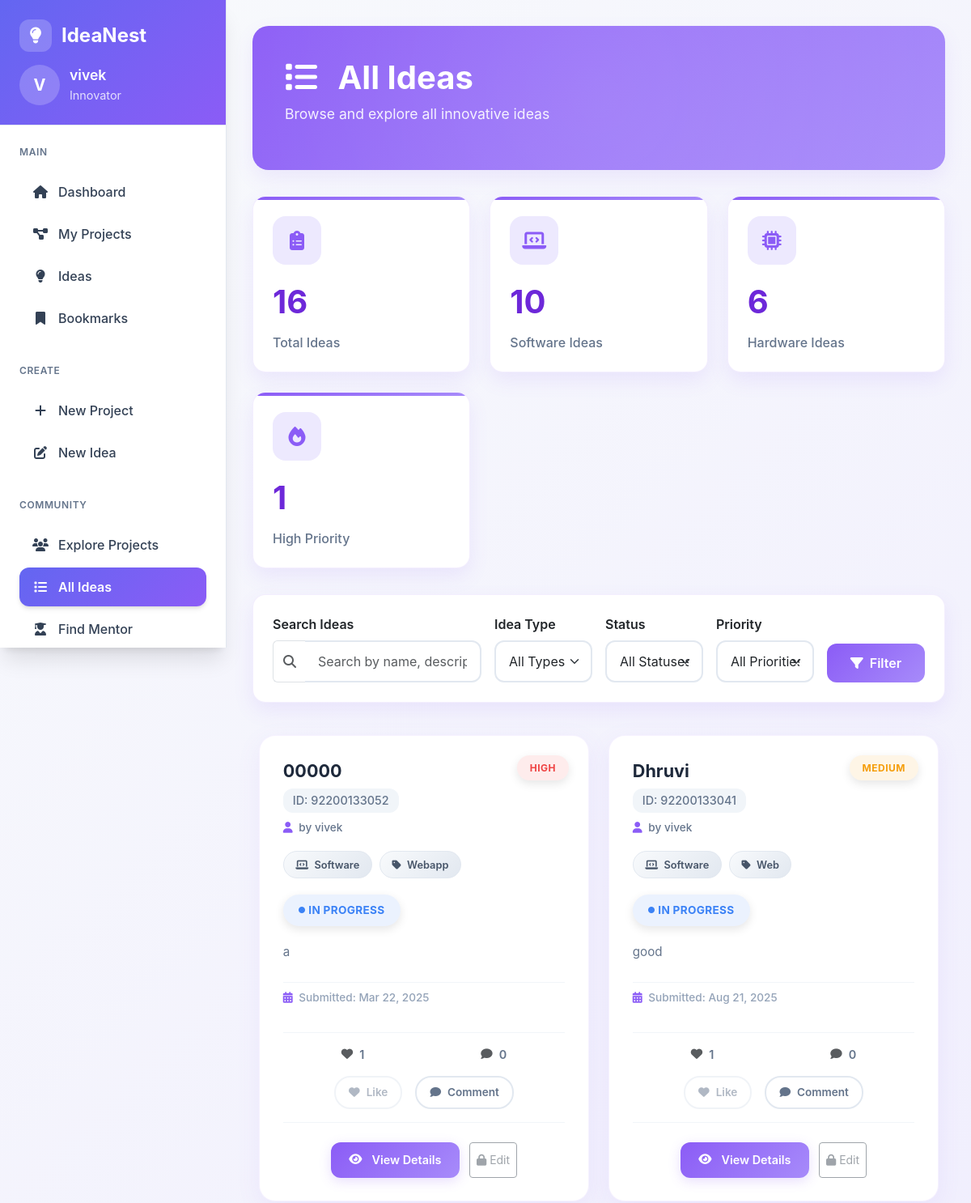
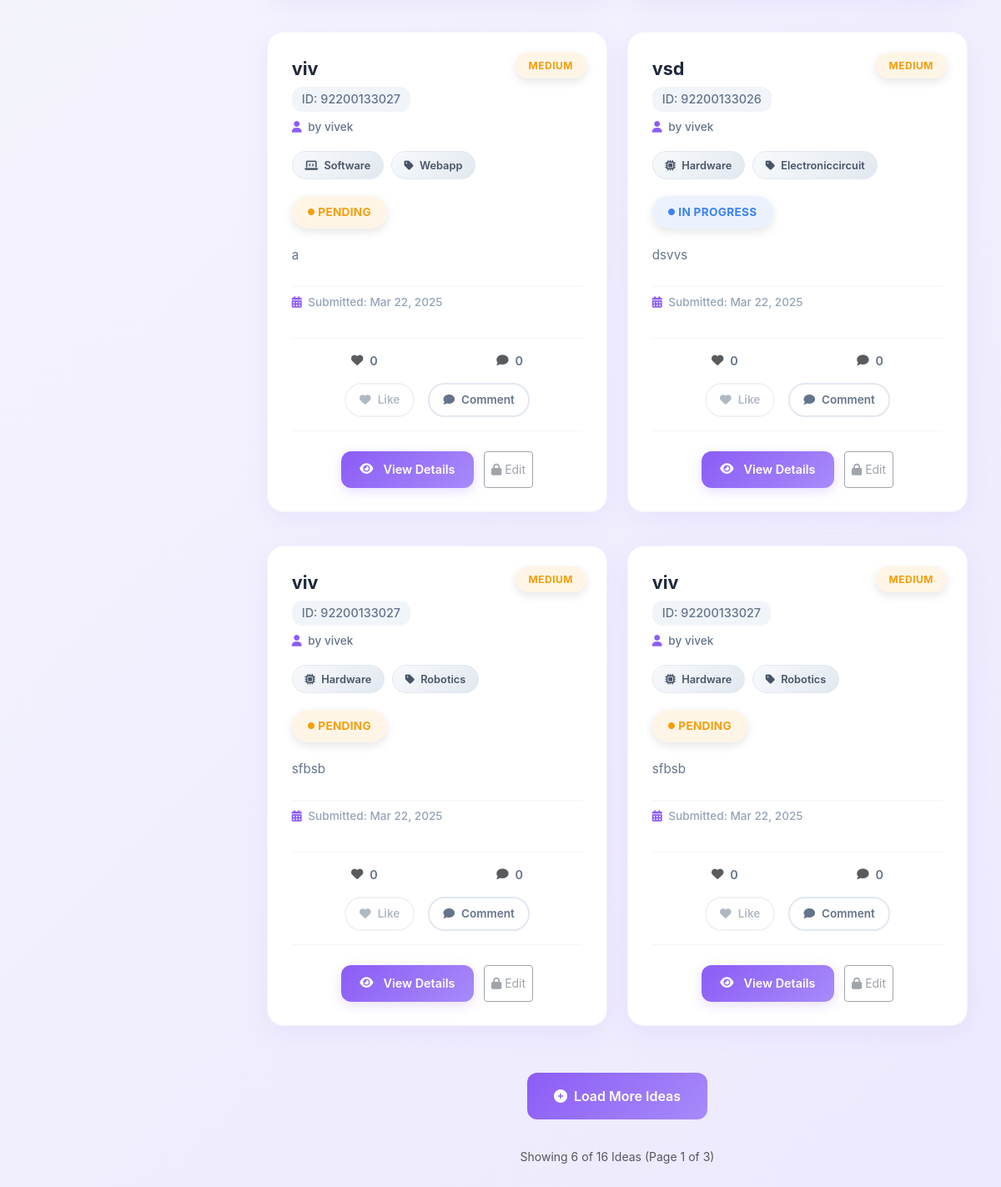
Screenshot of /user/Blog/list-project.php with the database file from the repository (2 pictures, top to bottom).
### tables this page shows
CREATE TABLE `blog` (
                        `id` int(11) NOT NULL,
                        `user_id` int(11) NOT NULL,
                        `er_number` varchar(50) NOT NULL,
                        `project_name` varchar(100) NOT NULL,
                        `project_type` enum('software','hardware') NOT NULL,
                        `classification` varchar(50) NOT NULL,
                        `description` text NOT NULL,
                        `submission_datetime` datetime NOT NULL,
                        `status` enum('pending','in_progress','completed','rejected') DEFAULT 'pending',
                        `priority1` enum('low','medium','high') DEFAULT 'medium',
                        `assigned_to` varchar(100) DEFAULT NULL,
                        `completion_date` date DEFAULT NULL,
                        `created_at` timestamp NULL DEFAULT current_timestamp(),
                        `updated_at` timestamp NULL DEFAULT current_timestamp() ON UPDATE current_timestamp(),
                        `title` varchar(255) DEFAULT NULL,
                        `content` text DEFAULT NULL
);

CREATE TABLE `register` (
                            `id` int(11) NOT NULL,
                            `name` varchar(100) NOT NULL,
                            `email` varchar(100) NOT NULL,
                            `enrollment_number` varchar(50) NOT NULL,
                            `gr_number` varchar(50) NOT NULL,
                            `password` varchar(255) NOT NULL,
                            `about` varchar(500) NOT NULL,
                            `phone_no` varchar(20) DEFAULT NULL,
                            `department` varchar(100) DEFAULT NULL,
                            `passout_year` year(4) NOT NULL,
                            `user_image` text NOT NULL DEFAULT '',
                            `google_id` varchar(255) DEFAULT NULL,
                            `email_notifications` tinyint(1) DEFAULT 1,
                            `last_notification_sent` datetime DEFAULT NULL,
                            `github_token` text DEFAULT NULL,
                            `role` enum('student','mentor','admin') DEFAULT 'student',
                            `expertise` text DEFAULT NULL,
                            `mentor_rating` decimal(3,2) DEFAULT 0.00,
                            `is_available` tinyint(1) DEFAULT 1,
                            `github_username` varchar(100) DEFAULT NULL,
                            `github_profile_url` varchar(255) DEFAULT NULL,
                            `github_repos_count` int(11) DEFAULT 0,
                            `github_last_sync` timestamp NULL DEFAULT NULL
);

### user/Blog/list-project.php (the view, shortened to what the rows shown need)
<?php
$basePath = '../';
include $basePath . 'layout.php';
            ?>
        <?php endforeach;
function createDBConnection() {
    $servername = "localhost";
    $username = "root";
    $password = "";
    $dbname = "ideanest";
    try {
        $conn = new mysqli($servername, $username, $password, $dbname);
        return $conn;
    } catch (Exception $e) {
        error_log("Database connection error: " . $e->getMessage());
        return false;
    }
}
function getStatusClass($status) {
    switch ($status) {
        case 'pending': return 'status-pending';
        case 'in_progress': return 'status-in_progress';
    }
}
function getPriorityClass($priority) {
    switch ($priority) {
        case 'high': return 'priority-high';
        case 'medium': return 'priority-medium';
    }
}
function formatDate($date) {
    try {
        return date('M d, Y', strtotime($date));
    } catch (Exception $e) {
        return 'N/A';
    }
}
function truncateText($text, $length = 150) {
    if (strlen($text) <= $length) {
        return $text;
    }
    return substr($text, 0, $length) . '...';
}
?>
<!DOCTYPE html>
<html lang="en">
<head>
    <link href="https://cdn.jsdelivr.net/npm/bootstrap@5.3.0/dist/css/bootstrap.min.css" rel="stylesheet">
    <link rel="stylesheet" href="https://cdnjs.cloudflare.com/ajax/libs/font-awesome/6.4.0/css/all.min.css">
    <link rel="stylesheet" href="../../assets/css/list_project.css">
    <link rel="stylesheet" href="../../assets/css/layout_user.css">
</head>
<body>
<div class="main-content">
    <?php
    $current_user_id = isset($_SESSION['user_id']) ? $_SESSION['user_id'] : null;
    $projects = [];
    $page = isset($_GET['page']) ? max(1, (int)$_GET['page']) : 1;
    $per_page = 6;
    $offset = ($page - 1) * $per_page;
    try {
        $conn = createDBConnection();
        $where_conditions = ["1=1"];
        $params = [];
        $types = "";
        $where_clause = implode(" AND ", $where_conditions);
        $sql = "SELECT b.*, r.id as owner_id, r.name as owner_name,
                       (SELECT COUNT(*) FROM idea_likes WHERE idea_id = b.id) as like_count,
                       (SELECT COUNT(*) FROM idea_comments WHERE idea_id = b.id) as comment_count,
                       " . ($current_user_id ? "(SELECT COUNT(*) FROM idea_likes WHERE idea_id = b.id AND user_id = ?) as user_liked" : "0 as user_liked") . "
                FROM blog b
                LEFT JOIN register r ON b.user_id = r.id
                WHERE " . $where_clause . " ORDER BY
                CASE b.priority1 WHEN 'high' THEN 1 WHEN 'medium' THEN 2 WHEN 'low' THEN 3 END,
                b.submission_datetime DESC
                LIMIT ? OFFSET ?";
        $final_params = [];
        $final_types = "";
        $final_params = array_merge($final_params, $params);
        $final_types .= $types;
        $final_params[] = $per_page;
        $final_params[] = $offset;
        $final_types .= "ii";
        if (!empty($final_params)) {
            $stmt = $conn->prepare($sql);
            $stmt->bind_param($final_types, ...$final_params);
            $stmt->execute();
            $result = $stmt->get_result();
            $projects = $result->fetch_all(MYSQLI_ASSOC);
        }
    } catch (Exception $e) {
        $error_message = "Error: " . $e->getMessage();
        error_log("Projects page error: " . $e->getMessage());
    }
    ?>
    <div class="page-header">
        <h1 class="page-title">
            <i class="fas fa-list me-3"></i>
            All Ideas
        </h1>
    </div>
    <div id="projectsContainer">
        <?php if (empty($projects)): ?>
            <div class="empty-state">
                <div class="empty-icon">
                    <i class="fas fa-folder-open"></i>
                </div>
                <h3>No Ideas Found</h3>
                <p>No Ideas match your search criteria. Try adjusting your filters.</p>
                <a href="add_project.php" class="btn btn-purple mt-3">
                    <i class="fas fa-plus me-2"></i>Create New Idea
                </a>
            </div>
        <?php else: ?>
            <div class="projects-grid" id="projectsGrid">
                <?php foreach ($projects as $project):
                    $can_edit = ($current_user_id && $current_user_id == $project['user_id']);
                    $user_liked = ($current_user_id && $project['user_liked'] > 0);
                    ?>
                    <div class="project-card" data-aos="fade-up" data-idea-id="<?php echo $project['id']; ?>">
                        <div class="priority-badge <?php echo getPriorityClass($project['priority1']); ?>">
                            <?php echo ucfirst($project['priority1']); ?>
                        </div>
                        <div class="project-header">
                            <div>
                                <h3 class="project-title"><?php echo htmlspecialchars($project['project_name']); ?></h3>
                                <div class="project-id">ID: <?php echo htmlspecialchars($project['er_number']); ?></div>
                                <div class="project-owner">
                                    <i class="fas fa-user me-1"></i>
                                    by <?php echo htmlspecialchars($project['owner_name'] ?: 'Unknown'); ?>
                                </div>
                            </div>
                        </div>
                        <div class="project-meta">
                            <span class="meta-tag">
                                <i class="<?php echo ($project['project_type'] == 'software') ? 'fas fa-laptop-code' : 'fas fa-microchip'; ?> me-1"></i>
                                <?php echo ucfirst($project['project_type']); ?>
                            </span>
                            <span class="meta-tag">
                                <i class="fas fa-tag me-1"></i>
                                <?php echo ucfirst(str_replace('_', ' ', $project['classification'])); ?>
                            </span>
                        </div>
                        <div class="status-badge <?php echo getStatusClass($project['status']); ?>">
                            <i class="fas fa-circle me-1" style="font-size: 0.5rem;"></i>
                            <?php echo ucfirst(str_replace('_', ' ', $project['status'])); ?>
                        </div>
                        <div class="project-description">
                            <?php echo nl2br(htmlspecialchars(truncateText($project['description']))); ?>
                        </div>
                        <div class="project-date">
                            <i class="fas fa-calendar-alt me-1"></i>
                            Submitted: <?php echo formatDate($project['submission_datetime']); ?>
                        </div>
                        <div class="project-engagement">
                            <div class="engagement-stats">
                                <span class="engagement-stat">
                                    <i class="fas fa-heart <?php echo $user_liked ? 'text-danger' : 'text-muted'; ?>"></i>
                                    <span class="like-count"><?php echo $project['like_count']; ?></span>
                                </span>
                                <span class="engagement-stat">
                                    <i class="fas fa-comment text-muted"></i>
                                    <span class="comment-count"><?php echo $project['comment_count']; ?></span>
                                </span>
                            </div>
                            <div class="engagement-actions">
                                <?php if ($current_user_id): ?>
                                    <button class="btn-like <?php echo $user_liked ? 'liked' : ''; ?>"
                                            data-idea-id="<?php echo $project['id']; ?>"
                                            title="<?php echo $user_liked ? 'Unlike' : 'Like'; ?> this idea">
                                        <i class="fas fa-heart"></i>
                                        <span class="like-text"><?php echo $user_liked ? 'Liked' : 'Like'; ?></span>
                                    </button>
                                <?php else: ?>
                                    <button class="btn-like disabled" title="Login to like ideas">
                                        <i class="fas fa-heart"></i>
                                        <span class="like-text">Like</span>
                                    </button>
                                <?php endif; ?>
                                <button class="btn-comment" data-idea-id="<?php echo $project['id']; ?>" title="View comments">
                                    <i class="fas fa-comment"></i>
                                    <span>Comment</span>
                                </button>
                            </div>
                        </div>
                        <div class="project-actions">
                            <button class="btn btn-outline-purple btn-sm view-details-btn" data-project-id="<?php echo $project['id']; ?>">
                                <i class="fas fa-eye me-1"></i>View Details
                            </button>
                            <?php if ($can_edit): ?>
                                <a href="edit.php?id=<?php echo $project['id']; ?>" class="btn btn-outline-purple btn-sm">
                                    <i class="fas fa-edit me-1"></i>Edit
                                </a>
                            <?php else: ?>
                                <button class="btn btn-outline-secondary btn-sm" disabled title="You can only edit your own idea">
                                    <i class="fas fa-lock me-1"></i>Edit
                                </button>
                            <?php endif; ?>
                        </div>
                    </div>
                <?php endforeach; ?>
            </div>
        <?php endif; ?>
    </div>
</div>
</body>
</html>

### rows the page displays
blog: priority1 "HIGH", project_name "00000", er_number "92200133052", user.name "vivek", project_type "Software", classification "Webapp", status "IN PROGRESS", description "a", submission_datetime "Mar 22, 2025", like_count "1", comment_count "0"
blog: priority1 "MEDIUM", project_name "Dhruvi", er_number "92200133041", user.name "vivek", project_type "Software", classification "Web", status "IN PROGRESS", description "good", submission_datetime "Aug 21, 2025", like_count "1", comment_count "0"
blog: priority1 "MEDIUM", project_name "viv", er_number "92200133027", user.name "vivek", project_type "Software", classification "Webapp", status "PENDING", description "a", submission_datetime "Mar 22, 2025", like_count "0", comment_count "0"
blog: priority1 "MEDIUM", project_name "vsd", er_number "92200133026", user.name "vivek", project_type "Hardware", classification "Electroniccircuit", status "IN PROGRESS", description "dsvvs", submission_datetime "Mar 22, 2025", like_count "0", comment_count "0"
blog: priority1 "MEDIUM", project_name "viv", er_number "92200133027", user.name "vivek", project_type "Hardware", classification "Robotics", status "PENDING", description "sfbsb", submission_datetime "Mar 22, 2025", like_count "0", comment_count "0"
blog: priority1 "MEDIUM", project_name "viv", er_number "92200133027", user.name "vivek", project_type "Hardware", classification "Robotics", status "PENDING", description "sfbsb", submission_datetime "Mar 22, 2025", like_count "0", comment_count "0"

### other values shown
$user_initial "V"
$user_name "vivek"
$stats['total'] "16"
$stats['software'] "10"
$stats['hardware'] "6"
$stats['high_priority'] "1"
count($projects) "6"
$total_projects "16"
$page "1"
$total_pages "3"
